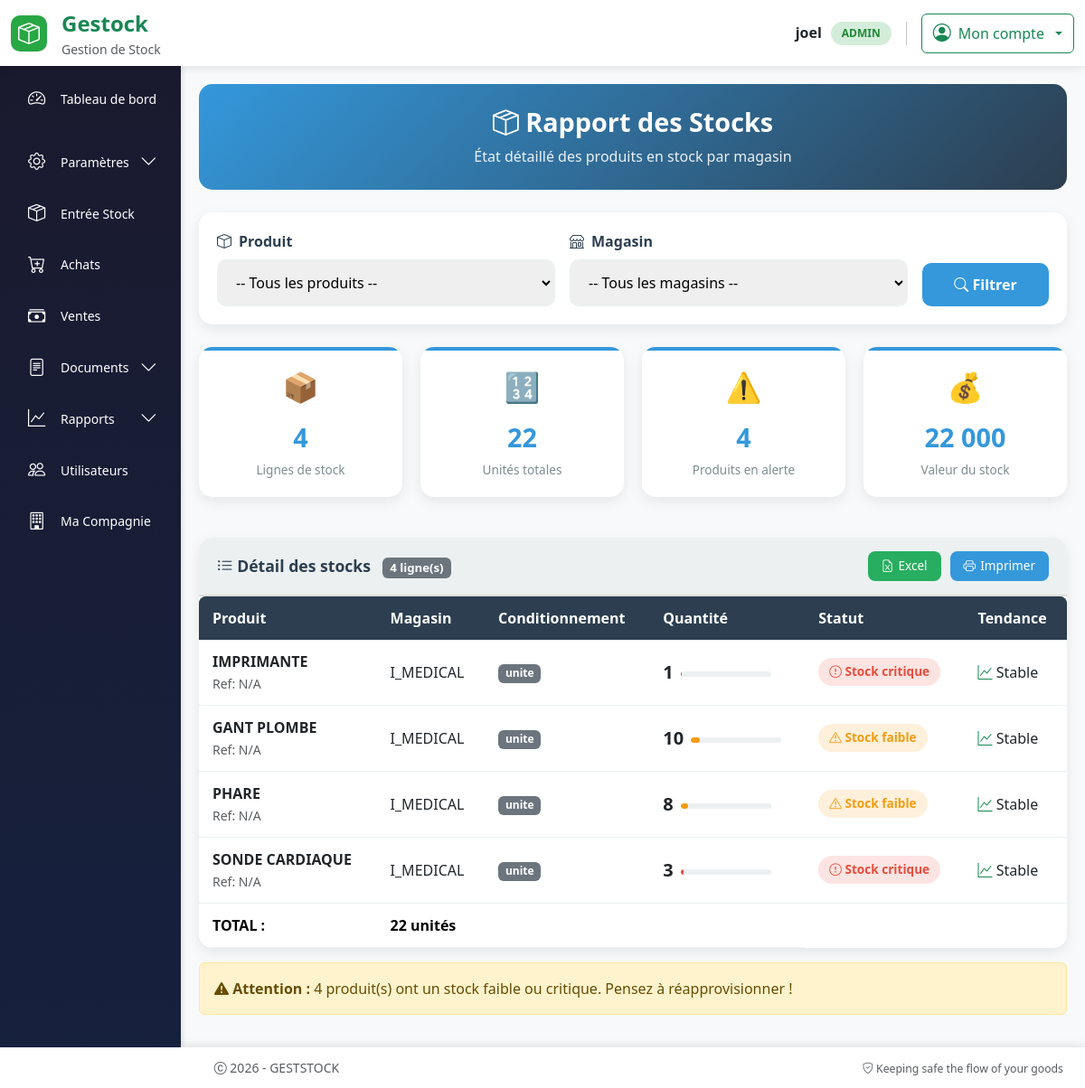
The app's page /rapport/stock (signed in), older data.
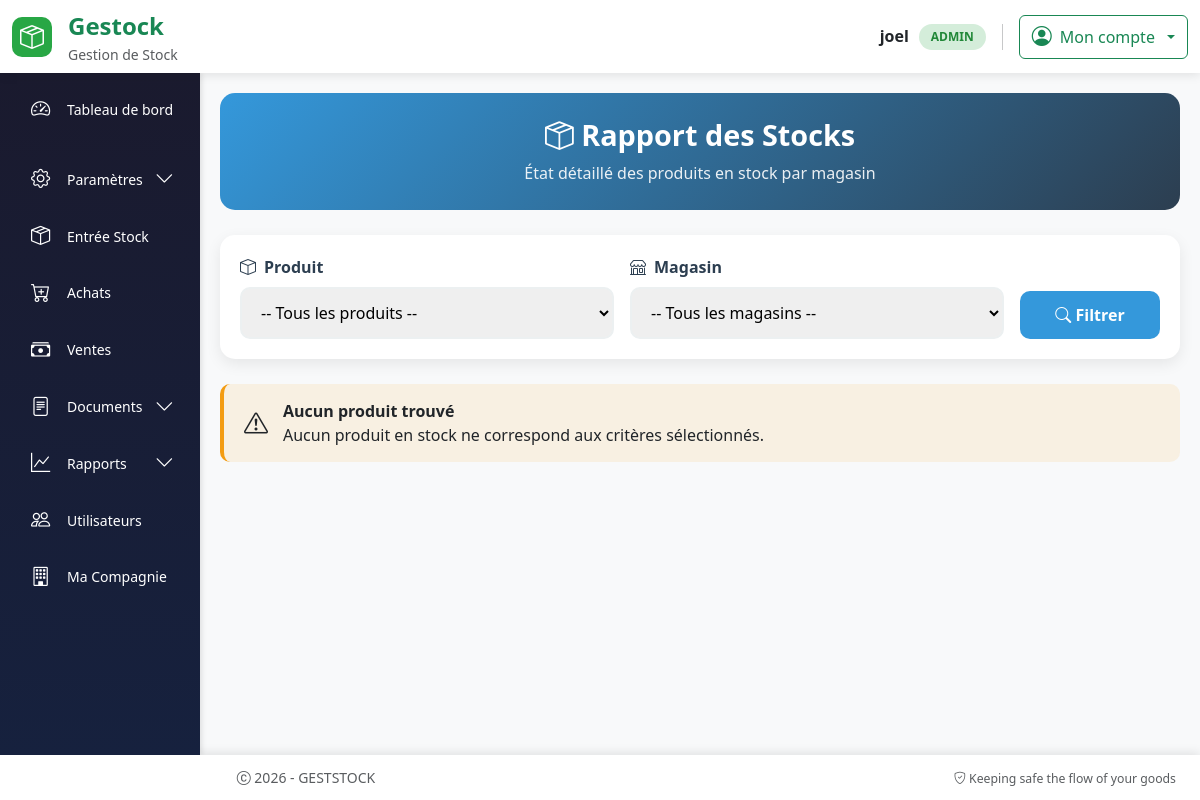
The same page, newer data.
### models.py (models this page shows, shortened)
class User(UserMixin, db.Model):
  id = db.Column(db.Integer, primary_key=True)
  username = db.Column(db.String(64), index=True, nullable=False)
  email = db.Column(db.String(120), unique=True, nullable=False)
  password_hash = db.Column(db.String(256))
  role = db.Column(db.String(20), nullable=False, default='operateur')
  joined_at = db.Column(db.DateTime(), default = datetime.utcnow, index = True)
  must_change_password = db.Column(db.Boolean, default=False)
  __table_args__ = (
      db.UniqueConstraint('email', name='uq_user_email'),
  )

class Stock(db.Model):
    id = db.Column(db.Integer, primary_key=True)
    produit_id = db.Column(
        db.Integer,
        db.ForeignKey("produit.id"),
        nullable=False
    )
    lignes_achat = db.relationship("LigneAchat", back_populates="stock")
    numero_lot = db.Column(db.String(100))
    quantite = db.Column(db.Integer, nullable=False, default=0)
    seuil_alerte = db.Column(db.Integer, default=5)
    date_creation = db.Column(db.DateTime(), default = datetime.utcnow, index = True)
    type_conditionnement = db.Column(
    db.Enum(
        TypeConditionnement,
        values_callable=lambda x: [e.value for e in x],
        name="typeconditionnement"
    ),
    nullable=False  # a remplacer par False apres render ok
    )
    magasin_id = db.Column(db.Integer, db.ForeignKey("magasin.id"), nullable=False)
    __table_args__ = (
    db.UniqueConstraint("produit_id", "magasin_id", "type_conditionnement", name="uix_stock_unique"),
)

class Produit(db.Model):
    __tablename__ = "produit"
    id = db.Column(db.Integer, primary_key=True)
    nom_produit = db.Column(db.String(128), nullable=False, index=True)
    model = db.Column(db.String(128), index=True)
    marque = db.Column(db.String(128), index=True)
    code_produit = db.Column(db.String(256), unique=True, nullable=False)
    description = db.Column(db.Text)
    origine = db.Column(db.String(256))
    image = db.Column(db.String(255))
    stocks = db.relationship("Stock", backref="produit", lazy=True)
    lignes_certificat = db.relationship('LigneCertificat', backref='produit_rel', lazy=True)
    lignes_bon_commande = db.relationship(
        "LigneBonCommande",
        back_populates="produit"
    )
    lignes_bon_livraison = db.relationship(
        "LigneBonLivraison",
        back_populates="produit"
    )
    lignes_achat = db.relationship(
        "LigneAchat",
        back_populates="produit",
        cascade="all, delete-orphan"
    )

class Magasin(db.Model):
    id = db.Column(db.Integer, primary_key=True)
    nom = db.Column(db.String(120), unique=True, nullable=False)
    stocks = db.relationship("Stock", backref="magasin", lazy=True)
    achats = db.relationship(
        "Achat",
        back_populates="magasin",
        cascade="all, delete-orphan"
    )

### routes.py (the view)
@app.route("/rapport/stock")
@login_required
def rapport_stock():
    produit_id = request.args.get("produit_id", type=int)
    magasin_id = request.args.get("magasin_id", type=int)
    query = Stock.query.filter(Stock.quantite > 0)
    if produit_id:
        query = query.filter(Stock.produit_id == produit_id)
    if magasin_id:
        query = query.filter(Stock.magasin_id == magasin_id)
    stocks = query.all()
    produits_query = Produit.query.join(Stock).filter(Stock.quantite > 0).distinct()
    produits = produits_query.all()
    magasins_query = Magasin.query.join(Stock).filter(Stock.quantite > 0).distinct()
    magasins = magasins_query.all()
    return render_template(
        "rapport_stock.html",
        stocks=stocks,
        produits=produits,
        magasins=magasins,
        selected_produit_id=produit_id,
        selected_magasin_id=magasin_id
    )

### templates/rapport_stock.html (shortened to what this page needs)
{% extends "base.html" %}
{% block content %}
<div class="rapport-container">
    <div class="rapport-header">
        <h3>
            <i class="bi bi-box-seam"></i> Rapport des Stocks
        </h3>
        <p>État détaillé des produits en stock par magasin</p>
    </div>
    <div class="filters-card">
        <form method="GET" id="filterForm">
            <div class="row g-3 align-items-end">
                <div class="col-md-5">
                    <div class="filter-group">
                        <label>
                            <i class="bi bi-box"></i> Produit
                        </label>
                        <select name="produit_id" class="form-select-custom" id="produitSelect">
                            <option value="">-- Tous les produits --</option>
                        </select>
                    </div>
                </div>
                <div class="col-md-5">
                    <div class="filter-group">
                        <label>
                            <i class="bi bi-shop"></i> Magasin
                        </label>
                        <select name="magasin_id" class="form-select-custom" id="magasinSelect">
                            <option value="">-- Tous les magasins --</option>
                        </select>
                    </div>
                </div>
                <div class="col-md-2">
                    <button type="submit" class="btn-custom btn-info-custom">
                        <i class="bi bi-search"></i> Filtrer
                    </button>
                </div>
            </div>
        </form>
    </div>
    {% if stocks %}
    {% set total_produits = stocks|length %}
    {% set quantite_totale = stocks|sum(attribute='quantite') %}
    {% set produits_alert = stocks|selectattr('quantite', '<=', 10)|list|length %}
    {% set valeur_stock = stocks|sum(attribute='quantite') * 1000 %}
    <div class="stats-grid">
        <div class="stat-card">
            <div class="stat-icon">📦</div>
            <div class="stat-value">{{ total_produits }}</div>
            <div class="stat-label">Lignes de stock</div>
        </div>
        <div class="stat-card">
            <div class="stat-icon">🔢</div>
            <div class="stat-value">{{ quantite_totale }}</div>
            <div class="stat-label">Unités totales</div>
        </div>
        <div class="stat-card">
            <div class="stat-icon">⚠️</div>
            <div class="stat-value">{{ produits_alert }}</div>
            <div class="stat-label">Produits en alerte</div>
        </div>
        <div class="stat-card">
            <div class="stat-icon">💰</div>
            <div class="stat-value">{{ valeur_stock|money }}</div>
            <div class="stat-label">Valeur du stock</div>
        </div>
    </div>
    <div class="table-container">
        <div class="table-header">
            <div class="table-title">
                <i class="bi bi-list-ul"></i> Détail des stocks
                <span class="badge bg-secondary ms-2">{{ total_produits }} ligne(s)</span>
            </div>
            <div class="export-buttons">
                <button onclick="exportToExcel()" class="btn-sm-custom btn-excel">
                    <i class="bi bi-file-earmark-excel"></i> Excel
                </button>
                <button onclick="window.print()" class="btn-sm-custom btn-print">
                    <i class="bi bi-printer"></i> Imprimer
                </button>
            </div>
        </div>
        <div class="table-wrapper">
            <table class="table-custom" id="stockTable">
                <thead>
                    <tr>
                        <th>Produit</th>
                        <th>Magasin</th>
                        <th>Conditionnement</th>
                        <th>Quantité</th>
                        <th>Statut</th>
                        <th>Tendance</th>
                    </tr>
                </thead>
                <tbody>
                    {% for s in stocks %}
                    {% set pourcentage = (s.quantite / 100 * 100) if s.quantite <= 100 else 100 %}
                    <tr onclick="showProductDetail({{ s.produit.id }})">
                        <td>
                            <strong>{{ s.produit.nom_produit }}</strong>
                            <br>
                            <small class="text-muted">Ref: {{ s.produit.reference or 'N/A' }}</small>
                        </td>
                        <td>{{ s.magasin.nom }}</td>
                        <td>
                            <span class="badge bg-secondary">{{ s.type_conditionnement.value if s.type_conditionnement else 'Unité' }}</span>
                        </td>
                        <td>
                            <div class="d-flex align-items-center gap-2">
                                <span class="fw-bold fs-5">{{ s.quantite }}</span>
                                <div class="stock-bar">
                                    <div class="stock-bar-fill
                                        {% if s.quantite >= 50 %}fill-high
                                        {% elif s.quantite >= 20 %}fill-medium
                                        {% elif s.quantite >= 5 %}fill-low
                                        {% else %}fill-critical{% endif %}"
                                        style="width: {{ pourcentage }}%">
                                    </div>
                                </div>
                            </div>
                        </td>
                        <td>
                            {% if s.quantite >= 50 %}
                                <span class="quantity-badge quantity-high">
                                    <i class="bi bi-check-circle"></i> Stock élevé
                                </span>
                            {% elif s.quantite >= 20 %}
                                <span class="quantity-badge quantity-medium">
                                    <i class="bi bi-check"></i> Stock moyen
                                </span>
                            {% elif s.quantite >= 5 %}
                                <span class="quantity-badge quantity-low">
                                    <i class="bi bi-exclamation-triangle"></i> Stock faible
                                </span>
                            {% else %}
                                <span class="quantity-badge quantity-critical">
                                    <i class="bi bi-exclamation-circle"></i> Stock critique
                                </span>
                            {% endif %}
                        </td>
                        <td>
                            {% if s.quantite > 0 %}
                                <i class="bi bi-graph-up text-success"></i> Stable
                            {% else %}
                                <i class="bi bi-graph-down text-danger"></i> Rupture
                            {% endif %}
                        </td>
                    </tr>
                    {% endfor %}
                </tbody>
                <tfoot>
                    <tr class="table-secondary fw-bold">
                        <td colspan="3" class="text-end">TOTAL :</td>
                        <td colspan="3">{{ quantite_totale }} unités</td>
                    </tr>
                </tfoot>
            </table>
        </div>
    </div>
    {% else %}
    <div class="alert-custom alert-warning-custom">
        <i class="bi bi-exclamation-triangle" style="font-size: 1.5rem;"></i>
        <div>
            <strong>Aucun produit trouvé</strong><br>
            Aucun produit en stock ne correspond aux critères sélectionnés.
        </div>
    </div>
    {% endif %}
    {% if stocks and produits_alert > 0 %}
    <div class="alert alert-warning mt-3">
        <i class="bi bi-exclamation-triangle-fill"></i>
        <strong>Attention :</strong> {{ produits_alert }} produit(s) ont un stock faible ou critique.
        Pensez à réapprovisionner !
    </div>
    {% endif %}
</div>
{% endblock %}

### templates/base.html (shortened to what this page needs)
<!DOCTYPE html>
<html lang="fr">
<head>
    <link rel="stylesheet" href="{{ url_for('static', filename='css/bootstrap.min.css') }}">
    <link rel="stylesheet" href="https://cdn.jsdelivr.net/npm/bootstrap-icons@1.11.3/font/bootstrap-icons.css">
    <link rel="stylesheet" href="{{ url_for('static', filename='style/styles.css') }}">
</head>
<body>
    <header class="app-header">
        <div class="container-fluid py-2">
            <div class="row align-items-center">
                <div class="col-6 col-md-3">
                    <div class="d-flex align-items-center gap-3">
                        <div class="brand-logo">
                            <i class="bi bi-box-seam fs-4"></i>
                        </div>
                        <div>
                            <span class="fs-4 fw-bold text-success">Gestock</span>
                            <small class="text-muted d-none d-md-block">Gestion de Stock</small>
                        </div>
                    </div>
                </div>
                <div class="col-6 col-md-9">
                    <div class="d-flex justify-content-end align-items-center gap-3">
                        {% if current_user.is_authenticated %}
                            <div class="d-none d-md-flex align-items-center gap-3">
                                <div class="text-end">
                                    <div class="fw-semibold">{{ current_user.username }}</div>
                                    <span class="user-badge">{{ current_user.role|upper }}</span>
                                </div>
                            </div>
                            <div class="dropdown">
                                <button class="btn btn-outline-success dropdown-toggle d-flex align-items-center gap-2" type="button" data-bs-toggle="dropdown">
                                    <i class="bi bi-person-circle fs-5"></i>
                                    <span class="d-none d-md-inline">Mon compte</span>
                                </button>
                            </div>
                        {% endif %}
                    </div>
                </div>
            </div>
        </div>
    </header>
    <main class="app-main">
        <div class="container-fluid h-100 p-0">
            <div class="row h-100 g-0">
                {% if current_user.is_authenticated %}
                    <div class="col-md-3 col-lg-2 d-none d-md-block p-0" style="height: 100%;">
                        <div class="app-sidebar" style="height: 100%;">
                            {% include 'partials/sidebar.html' %}
                        </div>
                    </div>
                    {% set content_col = "col-md-9 col-lg-10" %}
                {% else %}
                    {% set content_col = "col-12" %}
                {% endif %}
                <div class="{{ content_col }} p-0" style="height: 100%;">
                    <div class="app-content">
                        {% block content %}{% endblock %}
                    </div>
                </div>
            </div>
        </div>
    </main>
    <footer class="app-footer">
        <div class="container-fluid">
            <div class="row align-items-center">
                <div class="col-md-6">
                    <p class="mb-0 text-muted">
                        <i class="bi bi-c-circle"></i> 2026 - GESTSTOCK
                    </p>
                </div>
                <div class="col-md-6 text-md-end">
                    <small class="text-muted">
                        <i class="bi bi-shield-check"></i> Keeping safe the flow of your goods
                    </small>
                </div>
            </div>
        </div>
    </footer>
</body>
</html>

Row changes from the older to the newer data that the page shows:
removed Stock: produit.nom_produit "IMPRIMANTE", produit "N/A", magasin.nom "I_MEDICAL", type_conditionnement "unite", quantite "1", shows "Stock critique", shows "Stable"
removed Stock: produit.nom_produit "GANT PLOMBE", produit "N/A", magasin.nom "I_MEDICAL", type_conditionnement "unite", quantite "10", shows "Stock faible", shows "Stable"
removed Stock: produit.nom_produit "PHARE", produit "N/A", magasin.nom "I_MEDICAL", type_conditionnement "unite", quantite "8", shows "Stock faible", shows "Stable"
removed Stock: produit.nom_produit "SONDE CARDIAQUE", produit "N/A", magasin.nom "I_MEDICAL", type_conditionnement "unite", quantite "3", shows "Stock critique", shows "Stable"
Text that changed along with them:
{{ total_produits }}: "4" → (not shown)
{{ quantite_totale }}: "22" → (not shown)
{{ produits_alert }}: "4" → (not shown)
{{ valeur_stock|money }}: "22 000" → (not shown)
text no longer shown: "📦 Lignes de stock 🔢 Unités totales ⚠️ Produits en alerte 💰 Valeur du stock Détail des stocks ligne(s) Excel Imprimer Produit Magasin Conditionnement Quantité Statut Tendance TOTAL : unités Attention : produit(s) ont un stock faible ou critique. Pensez à réapprovisionner !"
text now shown: "Aucun produit trouvé Aucun produit en stock ne correspond aux critères sélectionnés."
